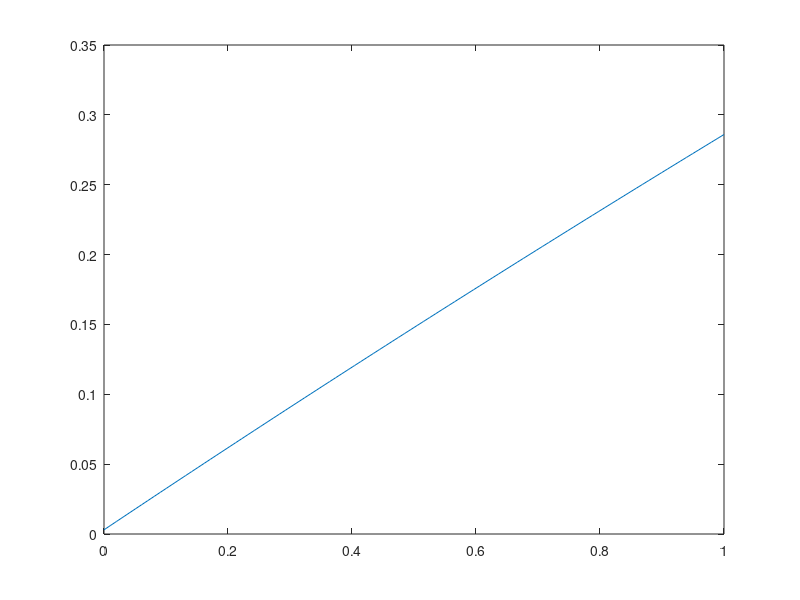

This figure's MATLAB source:
nNodes = 100;
h = 1/nNodes;
ATilde = sparse(nNodes,nNodes);

% temporary
aWrapper = @(x) x+10;

a = @(x) aWrapper(x)*(x<1);
f = @(x) 0;
g = 3;
% our integrand is a(x)u'(x)v'(x)

% i is u
% j is v
for i=1:nNodes
    for j=1:nNodes
        if (i-j) == -1
            tmp = @(x) -1/h^2*a(x);
            point1 = (j+i)/2*h - h/(2*sqrt(3));
            point2 = (j+i)/2*h + h/(2*sqrt(3));
            ATilde(i,j) = h/2*(tmp(point1)+tmp(point2));
        end
        if i == j
            tmp = @(x) 1/h^2*a(x);

            point1 = (j+i-1)/2*h - h/(2*sqrt(3));
            point2 = (j+i-1)/2*h + h/(2*sqrt(3));
            
            point3 = (j+i+1)/2*h - h/(2*sqrt(3));
            point4 = (j+i+1)/2*h + h/(2*sqrt(3));
            ATilde(i,j) = h/2*(tmp(point1)+tmp(point2)) + h/2*(tmp(point3)+tmp(point4));
        end
        if (i-j) == 1
            tmp = @(x) -1/h^2*a(x);
            point1 = (j+i)/2*h - h/(2*sqrt(3));
            point2 = (j+i)/2*h + h/(2*sqrt(3));
            ATilde(i,j) = h/2*(tmp(point1)+tmp(point2));
        end
    end
end

LTilde = zeros(nNodes,1);
for i = 1:nNodes
            tmp = @(x) f(x)*(1-abs(x-i*h)/h);

            point1 = (i+i-1)/2*h - h/(2*sqrt(3));
            point2 = (i+i-1)/2*h + h/(2*sqrt(3));
            
            point3 = (i+i+1)/2*h - h/(2*sqrt(3));
            point4 = (i+i+1)/2*h + h/(2*sqrt(3));
            LTilde(i) = h/2*(tmp(point1)+tmp(point2)) + h/2*(tmp(point3)+tmp(point4));
end
LTilde(nNodes)=LTilde(nNodes)+g;

sol = ATilde \ LTilde;

X = linspace(0,1,nNodes);
figure(1);
plot(X,sol);